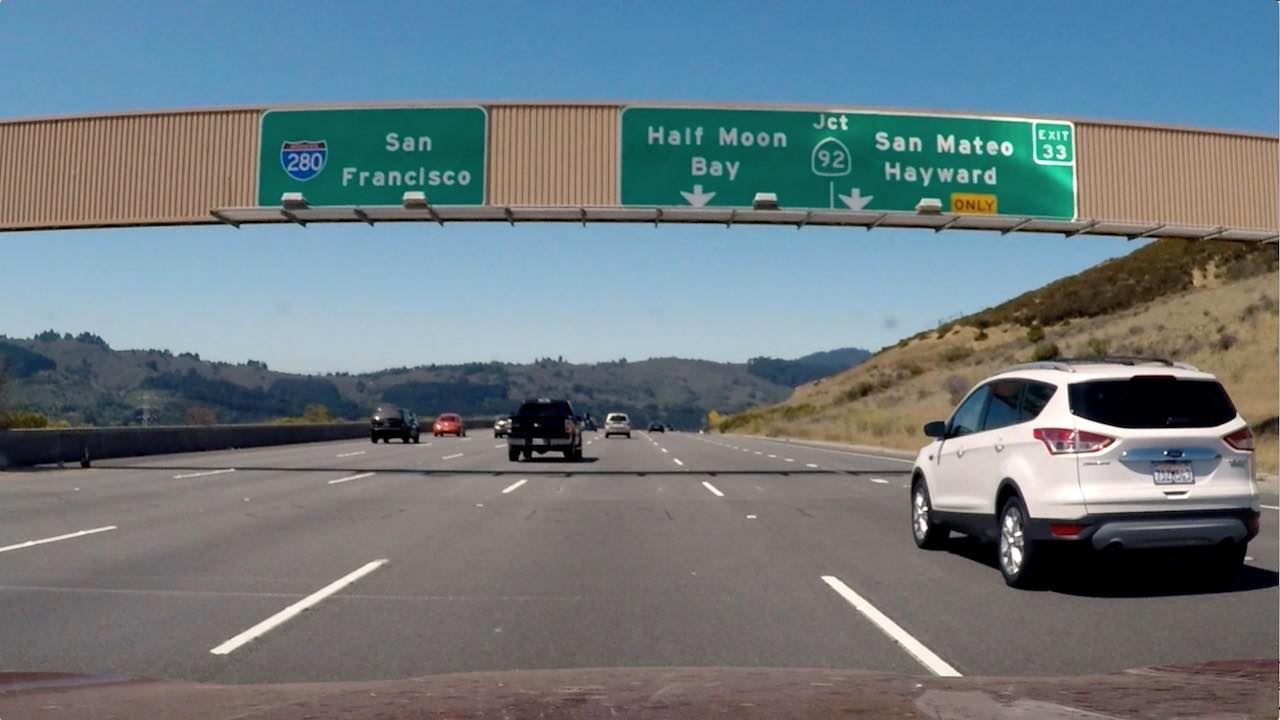
#> input picture Computer_Vision/GradientsAndColorSpaces/signs_vehicles_xygrad.png, 1280 x 720 px
$ python combined_unsolved.py   (older library calls are emulated)
#> lines starting #> are read from the running program, lines starting #| are printed output that depends on the picture
import numpy as np
import cv2
import matplotlib.pyplot as plt
import matplotlib.image as mpimg


def abs_sobel_thresh(img, orient='x', sobel_kernel=3, thresh=(0, 255)):
    # Apply the following steps to img
    # 1)    Convert to grayscale
    gray = cv2.cvtColor(img ,cv2.COLOR_RGB2GRAY)
    # 2)    Take the derivative in x or y given orient = 'x' or 'y'
    #       Take the absolute value of the derivative or gradient
    if orient == 'x':
        sobelx = cv2.Sobel(gray, cv2.CV_64F, 1, 0, ksize=sobel_kernel)
        abs_sobel = np.absolute(sobelx)

    elif orient == 'y':
        sobely = cv2.Sobel(gray, cv2.CV_64F, 0, 1, ksize=sobel_kernel)
        abs_sobel = np.absolute(sobely)

    # 4) Scale to 8-bit (0 - 255) then convert to type = np.uint8
    scaled_sobel = np.uint8(255*abs_sobel/np.max(abs_sobel))
    # 5) Create a mask of 1's where the scaled gradient magnitude
            # is > thresh_min and < thresh_max
    grad_binary = np.zeros_like(scaled_sobel)
    grad_binary[(scaled_sobel >= thresh[0]) & (scaled_sobel <= thresh[1])] = 1
    # 6) Return this mask as your binary_output image

    return grad_binary


def mag_thresh(image, sobel_kernel=3, mag_thresh=(0, 255)):
    # Calculate gradient magnitude
    # Apply threshold
    return mag_binary

def dir_threshold(image, sobel_kernel=3, thresh=(0, np.pi/2)):
    # Grayscale
    gray = cv2.cvtColor(image, cv2.COLOR_RGB2GRAY)
    # Calculate the x and y gradients
    sobelx = cv2.Sobel(gray, cv2.CV_64F, 1, 0, ksize=sobel_kernel)
    sobely = cv2.Sobel(gray, cv2.CV_64F, 0, 1, ksize=sobel_kernel)
    # Take the absolute value of the gradient direction,
    # apply a threshold, and create a binary image result
    absgraddir = np.arctan2(np.absolute(sobely), np.absolute(sobelx))
    binary_output =  np.zeros_like(absgraddir)
    binary_output[(absgraddir >= thresh[0]) & (absgraddir <= thresh[1])] = 1

    # Return the binary image
    return binary_output
# Run the function

# Read in an image and grayscale it
image = mpimg.imread('signs_vehicles_xygrad.png')
#> image is the input picture: shape (720, 1280, 3) float32; mean R, G, B 0.428, 0.477, 0.5
# Choose a Sobel kernel size
ksize = 7 # Choose a larger odd number to smooth gradient measurements

# Apply each of the thresholding functions
gradx = abs_sobel_thresh(image, orient='x', sobel_kernel=ksize, thresh=(0, 255))
#> in abs_sobel_thresh, `gray = cv2.cvtColor(img ,cv2.COLOR_RGB2GRAY)`:
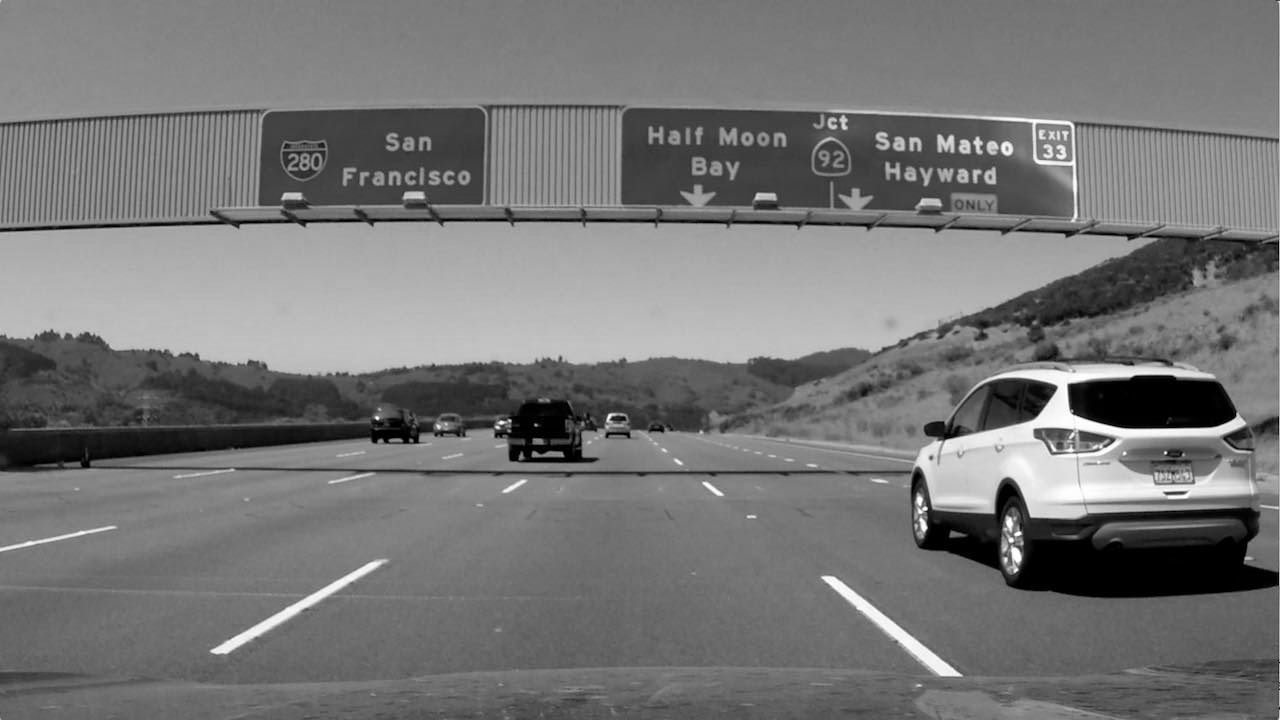
#> gray: shape (720, 1280) float32; min 0, max 0.999, mean 0.465
#> in abs_sobel_thresh, `sobelx = cv2.Sobel(gray, cv2.CV_64F, 1, 0, ksize=sobel_kernel)`:
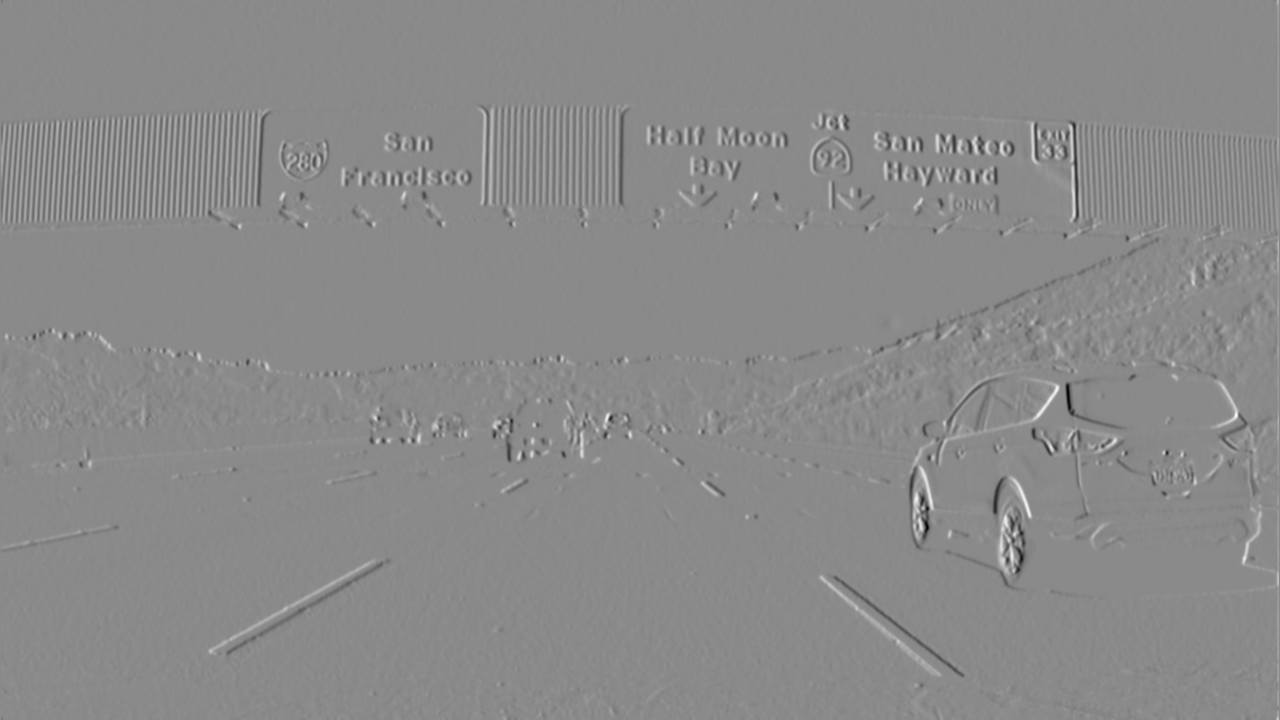
#> sobelx: shape (720, 1280) float64; min -523.1, max 441.5, mean 0.1; drawn with min black and max white
#> in abs_sobel_thresh, `abs_sobel = np.absolute(sobelx)`:
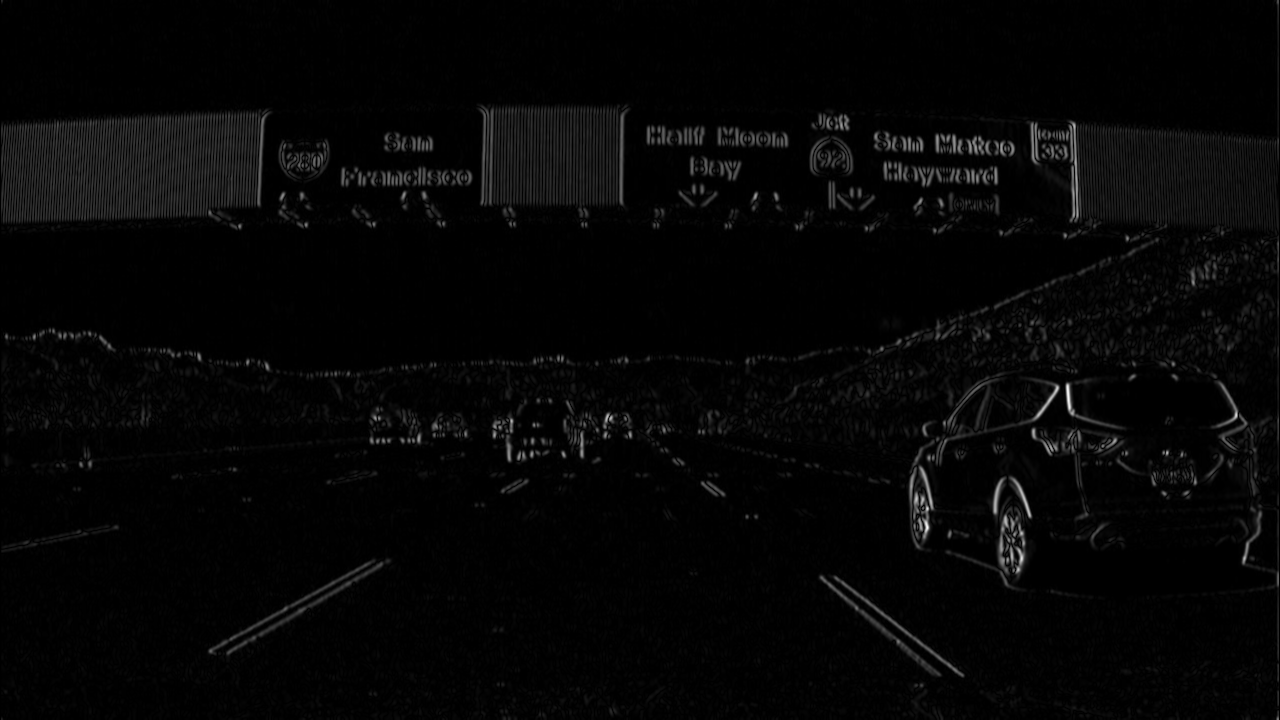
#> abs_sobel: shape (720, 1280) float64; min 0, max 523.1, mean 12.6; drawn with min black and max white
#> gradx: shape (720, 1280); every value is 1
gradx2 = abs_sobel_thresh(image, orient='x', sobel_kernel=3, thresh=(0, 255))
#grady = abs_sobel_thresh(image, orient='y', sobel_kernel=ksize, thresh=(0, 255))
#mag_binary = mag_thresh(image, sobel_kernel=ksize, mag_thresh=(0, 255))
#dir_binary = dir_threshold(image, sobel_kernel=ksize, thresh=(0, np.pi/2))

plt.subplot(121)
plt.imshow(gradx)
plt.subplot(122)
plt.imshow(gradx2)
plt.show()
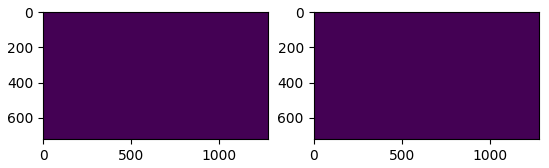
#> figure drawn by matplotlib, 2 panels

$ run again, with Computer_Vision/GradientsAndColorSpaces/test6.jpg saved as Computer_Vision/GradientsAndColorSpaces/signs_vehicles_xygrad.png
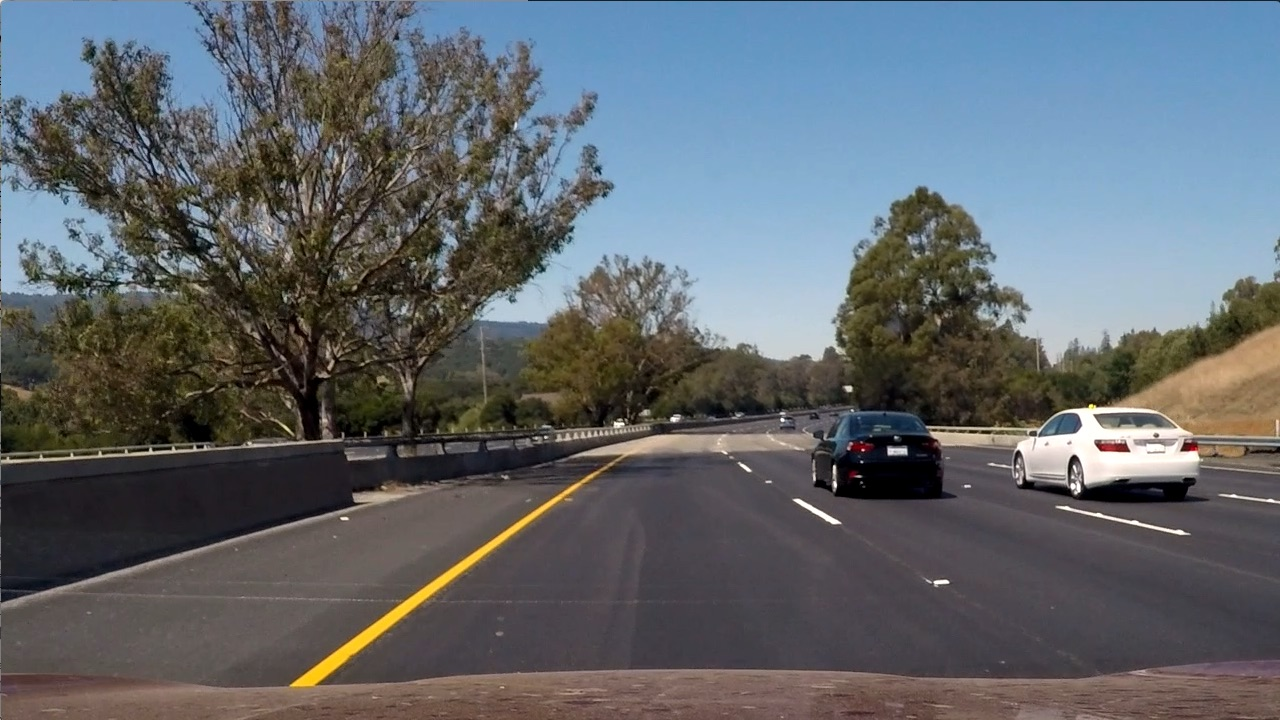
#> input picture Computer_Vision/GradientsAndColorSpaces/test6.jpg, 1280 x 720 px
#> image is the input picture: shape (720, 1280, 3) float32; mean R, G, B 0.381, 0.403, 0.424
#> in abs_sobel_thresh, `sobelx = cv2.Sobel(gray, cv2.CV_64F, 1, 0, ksize=sobel_kernel)`:
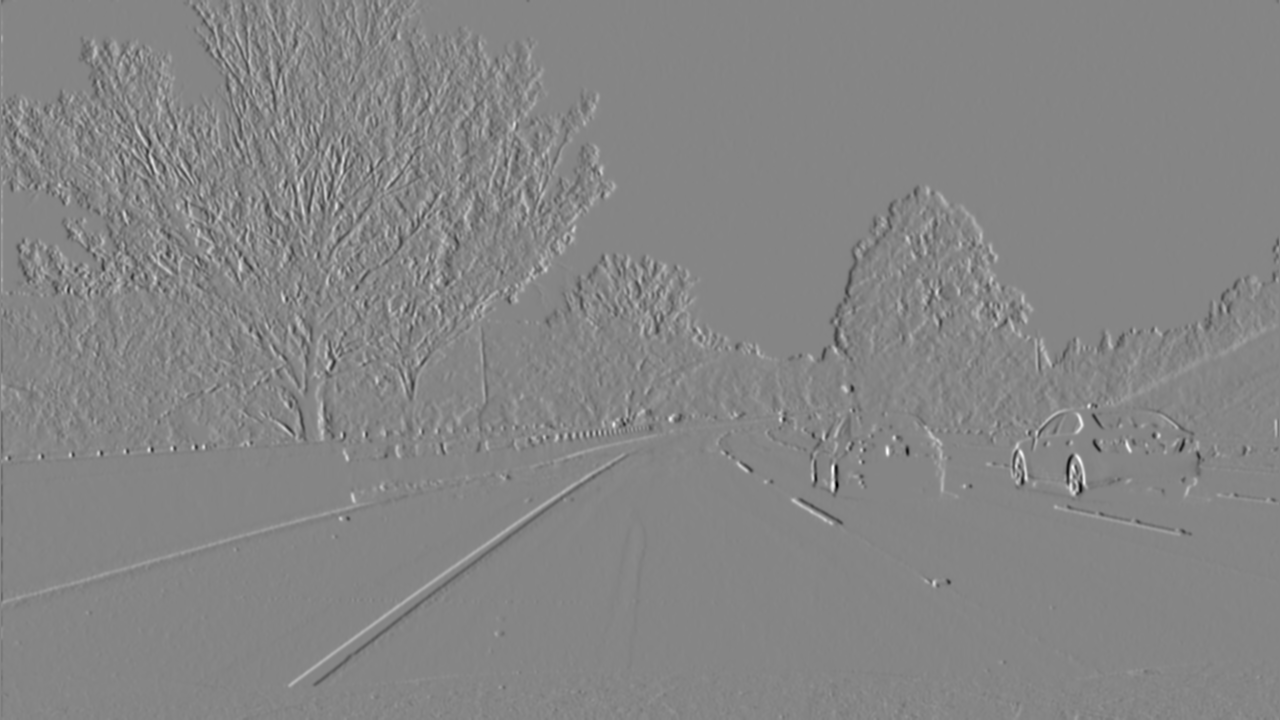
#> sobelx: shape (720, 1280) float64; min -535.3, max 486.7, mean 0.1; drawn with min black and max white
#> in abs_sobel_thresh, `abs_sobel = np.absolute(sobelx)`:
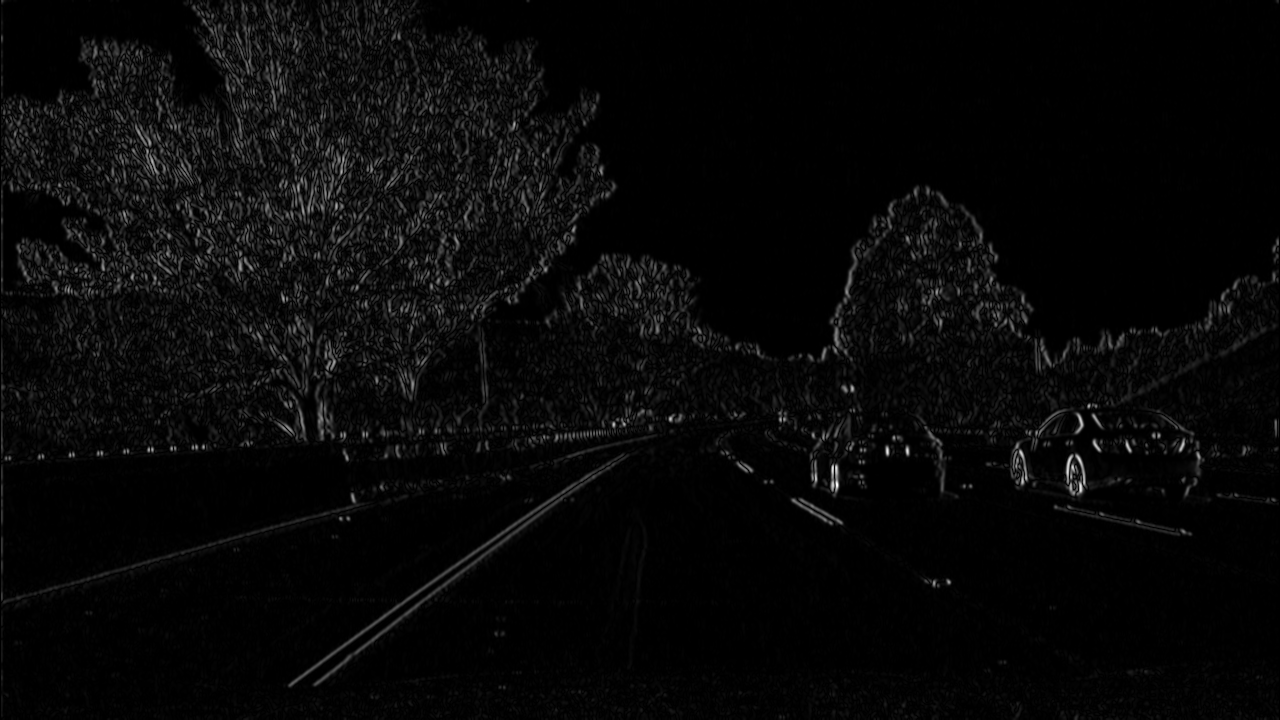
#> abs_sobel: shape (720, 1280) float64; min 0, max 535.3, mean 17.7; drawn with min black and max white
#> gradx: shape (720, 1280); every value is 1
